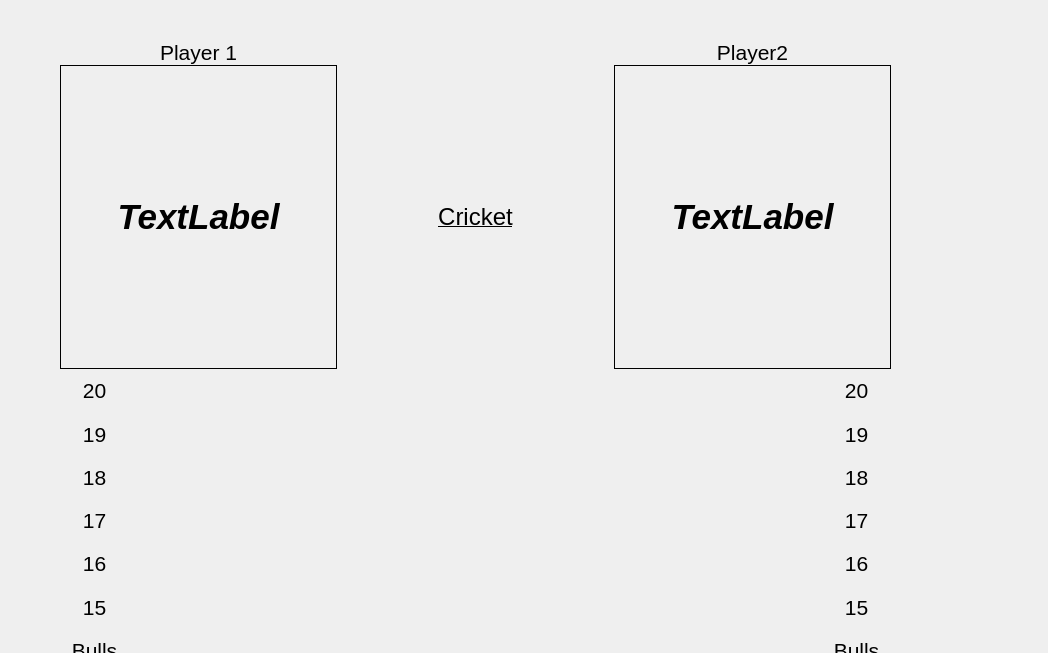
<?xml version="1.0" encoding="UTF-8"?>
<ui version="4.0">
 <class>Cricket</class>
 <widget class="QDialog" name="Cricket">
  <property name="geometry">
   <rect>
    <x>0</x>
    <y>0</y>
    <width>1048</width>
    <height>653</height>
   </rect>
  </property>
  <property name="windowTitle">
   <string>Dialog</string>
  </property>
  <property name="styleSheet">
   <string notr="true">background:QColor(190,80,200);</string>
  </property>
  <widget class="QWidget" name="gridLayoutWidget">
   <property name="geometry">
    <rect>
     <x>0</x>
     <y>0</y>
     <width>951</width>
     <height>712</height>
    </rect>
   </property>
   <layout class="QGridLayout" name="gridLayout">
    <property name="spacing">
     <number>0</number>
    </property>
    <item row="2" column="4">
     <widget class="QLabel" name="player2_score_label">
      <property name="sizePolicy">
       <sizepolicy hsizetype="Minimum" vsizetype="Minimum">
        <horstretch>0</horstretch>
        <verstretch>0</verstretch>
       </sizepolicy>
      </property>
      <property name="minimumSize">
       <size>
        <width>30</width>
        <height>50</height>
       </size>
      </property>
      <property name="font">
       <font>
        <pointsize>26</pointsize>
        <weight>75</weight>
        <italic>true</italic>
        <bold>true</bold>
       </font>
      </property>
      <property name="styleSheet">
       <string notr="true">background:QColor(80,100,255);</string>
      </property>
      <property name="frameShape">
       <enum>QFrame::Box</enum>
      </property>
      <property name="text">
       <string>TextLabel</string>
      </property>
      <property name="alignment">
       <set>Qt::AlignCenter</set>
      </property>
     </widget>
    </item>
    <item row="0" column="5">
     <spacer name="verticalSpacer_4">
      <property name="orientation">
       <enum>Qt::Vertical</enum>
      </property>
      <property name="sizeType">
       <enum>QSizePolicy::Fixed</enum>
      </property>
      <property name="sizeHint" stdset="0">
       <size>
        <width>20</width>
        <height>40</height>
       </size>
      </property>
     </spacer>
    </item>
    <item row="2" column="0">
     <spacer name="horizontalSpacer_2">
      <property name="orientation">
       <enum>Qt::Horizontal</enum>
      </property>
      <property name="sizeType">
       <enum>QSizePolicy::Fixed</enum>
      </property>
      <property name="sizeHint" stdset="0">
       <size>
        <width>40</width>
        <height>20</height>
       </size>
      </property>
     </spacer>
    </item>
    <item row="2" column="6">
     <spacer name="horizontalSpacer_3">
      <property name="orientation">
       <enum>Qt::Horizontal</enum>
      </property>
      <property name="sizeType">
       <enum>QSizePolicy::Fixed</enum>
      </property>
      <property name="sizeHint" stdset="0">
       <size>
        <width>40</width>
        <height>20</height>
       </size>
      </property>
     </spacer>
    </item>
    <item row="4" column="2">
     <spacer name="verticalSpacer_2">
      <property name="orientation">
       <enum>Qt::Vertical</enum>
      </property>
      <property name="sizeType">
       <enum>QSizePolicy::Fixed</enum>
      </property>
      <property name="sizeHint" stdset="0">
       <size>
        <width>20</width>
        <height>40</height>
       </size>
      </property>
     </spacer>
    </item>
    <item row="4" column="4">
     <spacer name="verticalSpacer">
      <property name="orientation">
       <enum>Qt::Vertical</enum>
      </property>
      <property name="sizeType">
       <enum>QSizePolicy::Fixed</enum>
      </property>
      <property name="sizeHint" stdset="0">
       <size>
        <width>20</width>
        <height>40</height>
       </size>
      </property>
     </spacer>
    </item>
    <item row="2" column="3">
     <widget class="QLabel" name="label_27">
      <property name="sizePolicy">
       <sizepolicy hsizetype="Preferred" vsizetype="Preferred">
        <horstretch>0</horstretch>
        <verstretch>0</verstretch>
       </sizepolicy>
      </property>
      <property name="font">
       <font>
        <pointsize>18</pointsize>
        <weight>50</weight>
        <italic>false</italic>
        <bold>false</bold>
        <underline>true</underline>
       </font>
      </property>
      <property name="styleSheet">
       <string notr="true">background:QColor(190,80,200);</string>
      </property>
      <property name="text">
       <string>Cricket</string>
      </property>
      <property name="alignment">
       <set>Qt::AlignCenter</set>
      </property>
     </widget>
    </item>
    <item row="3" column="4">
     <layout class="QGridLayout" name="gridLayout_3">
      <property name="spacing">
       <number>0</number>
      </property>
      <item row="6" column="2">
       <widget class="QLabel" name="player2_target_bulls_3_label">
        <property name="styleSheet">
         <string notr="true">background:QColor(200,60,255);</string>
        </property>
        <property name="text">
         <string/>
        </property>
        <property name="pixmap">
         <pixmap resource="resources.qrc">:/imgs/images/vectorRed[5442].png</pixmap>
        </property>
       </widget>
      </item>
      <item row="4" column="3">
       <widget class="QLabel" name="player2_16_label">
        <property name="font">
         <font>
          <pointsize>16</pointsize>
         </font>
        </property>
        <property name="styleSheet">
         <string notr="true">background:QColor(100,150,255);</string>
        </property>
        <property name="text">
         <string>16</string>
        </property>
        <property name="alignment">
         <set>Qt::AlignCenter</set>
        </property>
       </widget>
      </item>
      <item row="0" column="2">
       <widget class="QLabel" name="player2_target_20_3_label">
        <property name="styleSheet">
         <string notr="true">background:QColor(200,60,255);</string>
        </property>
        <property name="text">
         <string/>
        </property>
        <property name="pixmap">
         <pixmap resource="resources.qrc">:/imgs/images/vectorRed[5442].png</pixmap>
        </property>
       </widget>
      </item>
      <item row="0" column="0">
       <widget class="QLabel" name="player2_target_20_1_label">
        <property name="styleSheet">
         <string notr="true">background:QColor(200,60,255);</string>
        </property>
        <property name="text">
         <string/>
        </property>
        <property name="pixmap">
         <pixmap resource="resources.qrc">:/imgs/images/vectorRed[5442].png</pixmap>
        </property>
       </widget>
      </item>
      <item row="2" column="0">
       <widget class="QLabel" name="player2_target_18_1_label">
        <property name="styleSheet">
         <string notr="true">background:QColor(200,60,255);</string>
        </property>
        <property name="text">
         <string/>
        </property>
        <property name="pixmap">
         <pixmap resource="resources.qrc">:/imgs/images/vectorRed[5442].png</pixmap>
        </property>
       </widget>
      </item>
      <item row="3" column="0">
       <widget class="QLabel" name="player2_target_17_1_label">
        <property name="styleSheet">
         <string notr="true">background:QColor(200,60,255);</string>
        </property>
        <property name="text">
         <string/>
        </property>
        <property name="pixmap">
         <pixmap resource="resources.qrc">:/imgs/images/vectorRed[5442].png</pixmap>
        </property>
       </widget>
      </item>
      <item row="6" column="3">
       <widget class="QLabel" name="player2_bulls_label">
        <property name="font">
         <font>
          <pointsize>16</pointsize>
         </font>
        </property>
        <property name="styleSheet">
         <string notr="true">background:QColor(100,150,255);</string>
        </property>
        <property name="text">
         <string>Bulls</string>
        </property>
        <property name="alignment">
         <set>Qt::AlignCenter</set>
        </property>
       </widget>
      </item>
      <item row="1" column="3">
       <widget class="QLabel" name="player2_19_label">
        <property name="font">
         <font>
          <pointsize>16</pointsize>
         </font>
        </property>
        <property name="styleSheet">
         <string notr="true">background:QColor(100,150,255);</string>
        </property>
        <property name="text">
         <string>19</string>
        </property>
        <property name="alignment">
         <set>Qt::AlignCenter</set>
        </property>
       </widget>
      </item>
      <item row="5" column="1">
       <widget class="QLabel" name="player2_target_15_2_label">
        <property name="styleSheet">
         <string notr="true">background:QColor(200,60,255);</string>
        </property>
        <property name="text">
         <string/>
        </property>
        <property name="pixmap">
         <pixmap resource="resources.qrc">:/imgs/images/vectorRed[5442].png</pixmap>
        </property>
       </widget>
      </item>
      <item row="1" column="1">
       <widget class="QLabel" name="player2_target_19_2_label">
        <property name="styleSheet">
         <string notr="true">background:QColor(200,60,255);</string>
        </property>
        <property name="text">
         <string/>
        </property>
        <property name="pixmap">
         <pixmap resource="resources.qrc">:/imgs/images/vectorRed[5442].png</pixmap>
        </property>
       </widget>
      </item>
      <item row="5" column="3">
       <widget class="QLabel" name="player2_15_label">
        <property name="font">
         <font>
          <pointsize>16</pointsize>
         </font>
        </property>
        <property name="styleSheet">
         <string notr="true">background:QColor(100,150,255);</string>
        </property>
        <property name="text">
         <string>15</string>
        </property>
        <property name="alignment">
         <set>Qt::AlignCenter</set>
        </property>
       </widget>
      </item>
      <item row="0" column="3">
       <widget class="QLabel" name="player2_20_label">
        <property name="font">
         <font>
          <pointsize>16</pointsize>
         </font>
        </property>
        <property name="styleSheet">
         <string notr="true">background:QColor(100,150,255);</string>
        </property>
        <property name="text">
         <string>20</string>
        </property>
        <property name="alignment">
         <set>Qt::AlignCenter</set>
        </property>
       </widget>
      </item>
      <item row="6" column="0">
       <widget class="QLabel" name="player2_target_bulls_1_label">
        <property name="styleSheet">
         <string notr="true">background:QColor(200,60,255);</string>
        </property>
        <property name="text">
         <string/>
        </property>
        <property name="pixmap">
         <pixmap resource="resources.qrc">:/imgs/images/vectorRed[5442].png</pixmap>
        </property>
       </widget>
      </item>
      <item row="1" column="0">
       <widget class="QLabel" name="player2_target_19_1_label">
        <property name="styleSheet">
         <string notr="true">background:QColor(200,60,255);</string>
        </property>
        <property name="text">
         <string/>
        </property>
        <property name="pixmap">
         <pixmap resource="resources.qrc">:/imgs/images/vectorRed[5442].png</pixmap>
        </property>
       </widget>
      </item>
      <item row="2" column="2">
       <widget class="QLabel" name="player2_target_18_3_label">
        <property name="styleSheet">
         <string notr="true">background:QColor(200,60,255);</string>
        </property>
        <property name="text">
         <string/>
        </property>
        <property name="pixmap">
         <pixmap resource="resources.qrc">:/imgs/images/vectorRed[5442].png</pixmap>
        </property>
       </widget>
      </item>
      <item row="3" column="2">
       <widget class="QLabel" name="player2_target_17_3_label">
        <property name="styleSheet">
         <string notr="true">background:QColor(200,60,255);</string>
        </property>
        <property name="text">
         <string/>
        </property>
        <property name="pixmap">
         <pixmap resource="resources.qrc">:/imgs/images/vectorRed[5442].png</pixmap>
        </property>
       </widget>
      </item>
      <item row="0" column="1">
       <widget class="QLabel" name="player2_target_20_2_label">
        <property name="styleSheet">
         <string notr="true">background:QColor(200,60,255);</string>
        </property>
        <property name="text">
         <string/>
        </property>
        <property name="pixmap">
         <pixmap resource="resources.qrc">:/imgs/images/vectorRed[5442].png</pixmap>
        </property>
       </widget>
      </item>
      <item row="4" column="1">
       <widget class="QLabel" name="player2_target_16_2_label">
        <property name="styleSheet">
         <string notr="true">background:QColor(200,60,255);</string>
        </property>
        <property name="text">
         <string/>
        </property>
        <property name="pixmap">
         <pixmap resource="resources.qrc">:/imgs/images/vectorRed[5442].png</pixmap>
        </property>
       </widget>
      </item>
      <item row="4" column="2">
       <widget class="QLabel" name="player2_target_16_3_label">
        <property name="styleSheet">
         <string notr="true">background:QColor(200,60,255);</string>
        </property>
        <property name="text">
         <string/>
        </property>
        <property name="pixmap">
         <pixmap resource="resources.qrc">:/imgs/images/vectorRed[5442].png</pixmap>
        </property>
       </widget>
      </item>
      <item row="6" column="1">
       <widget class="QLabel" name="player2_target_bulls_2_label">
        <property name="styleSheet">
         <string notr="true">background:QColor(200,60,255);</string>
        </property>
        <property name="text">
         <string/>
        </property>
        <property name="pixmap">
         <pixmap resource="resources.qrc">:/imgs/images/vectorRed[5442].png</pixmap>
        </property>
       </widget>
      </item>
      <item row="4" column="0">
       <widget class="QLabel" name="player2_target_16_1_label">
        <property name="styleSheet">
         <string notr="true">background:QColor(200,60,255);</string>
        </property>
        <property name="text">
         <string/>
        </property>
        <property name="pixmap">
         <pixmap resource="resources.qrc">:/imgs/images/vectorRed[5442].png</pixmap>
        </property>
       </widget>
      </item>
      <item row="3" column="3">
       <widget class="QLabel" name="player2_17_label">
        <property name="font">
         <font>
          <pointsize>16</pointsize>
         </font>
        </property>
        <property name="styleSheet">
         <string notr="true">background:QColor(100,150,255);</string>
        </property>
        <property name="text">
         <string>17</string>
        </property>
        <property name="alignment">
         <set>Qt::AlignCenter</set>
        </property>
       </widget>
      </item>
      <item row="3" column="1">
       <widget class="QLabel" name="player2_target_17_2_label">
        <property name="styleSheet">
         <string notr="true">background:QColor(200,60,255);</string>
        </property>
        <property name="text">
         <string/>
        </property>
        <property name="pixmap">
         <pixmap resource="resources.qrc">:/imgs/images/vectorRed[5442].png</pixmap>
        </property>
       </widget>
      </item>
      <item row="2" column="1">
       <widget class="QLabel" name="player2_target_18_2_label">
        <property name="styleSheet">
         <string notr="true">background:QColor(200,60,255);</string>
        </property>
        <property name="text">
         <string/>
        </property>
        <property name="pixmap">
         <pixmap resource="resources.qrc">:/imgs/images/vectorRed[5442].png</pixmap>
        </property>
       </widget>
      </item>
      <item row="5" column="0">
       <widget class="QLabel" name="player2_target_15_1_label">
        <property name="styleSheet">
         <string notr="true">background:QColor(200,60,255);</string>
        </property>
        <property name="text">
         <string/>
        </property>
        <property name="pixmap">
         <pixmap resource="resources.qrc">:/imgs/images/vectorRed[5442].png</pixmap>
        </property>
       </widget>
      </item>
      <item row="1" column="2">
       <widget class="QLabel" name="player2_target_19_3_label">
        <property name="styleSheet">
         <string notr="true">background:QColor(200,60,255);</string>
        </property>
        <property name="text">
         <string/>
        </property>
        <property name="pixmap">
         <pixmap resource="resources.qrc">:/imgs/images/vectorRed[5442].png</pixmap>
        </property>
       </widget>
      </item>
      <item row="5" column="2">
       <widget class="QLabel" name="player2_target_15_3_label">
        <property name="styleSheet">
         <string notr="true">background:QColor(200,60,255);</string>
        </property>
        <property name="text">
         <string/>
        </property>
        <property name="pixmap">
         <pixmap resource="resources.qrc">:/imgs/images/vectorRed[5442].png</pixmap>
        </property>
       </widget>
      </item>
      <item row="2" column="3">
       <widget class="QLabel" name="player2_18_label">
        <property name="font">
         <font>
          <pointsize>16</pointsize>
         </font>
        </property>
        <property name="styleSheet">
         <string notr="true">background:QColor(100,150,255);</string>
        </property>
        <property name="text">
         <string>18</string>
        </property>
        <property name="alignment">
         <set>Qt::AlignCenter</set>
        </property>
       </widget>
      </item>
     </layout>
    </item>
    <item row="3" column="2">
     <layout class="QGridLayout" name="gridLayout_2">
      <property name="spacing">
       <number>0</number>
      </property>
      <item row="3" column="3">
       <widget class="QLabel" name="player1_target_17_3_label">
        <property name="styleSheet">
         <string notr="true">background:QColor(200,60,255);</string>
        </property>
        <property name="text">
         <string/>
        </property>
        <property name="pixmap">
         <pixmap resource="resources.qrc">:/imgs/images/vectorRed[5442].png</pixmap>
        </property>
       </widget>
      </item>
      <item row="1" column="0">
       <widget class="QLabel" name="player1_19_label">
        <property name="font">
         <font>
          <pointsize>16</pointsize>
         </font>
        </property>
        <property name="styleSheet">
         <string notr="true">background:QColor(100,150,255);</string>
        </property>
        <property name="text">
         <string>19</string>
        </property>
        <property name="alignment">
         <set>Qt::AlignCenter</set>
        </property>
       </widget>
      </item>
      <item row="3" column="0">
       <widget class="QLabel" name="player1_17_label">
        <property name="font">
         <font>
          <pointsize>16</pointsize>
         </font>
        </property>
        <property name="styleSheet">
         <string notr="true">background:QColor(100,150,255);</string>
        </property>
        <property name="text">
         <string>17</string>
        </property>
        <property name="alignment">
         <set>Qt::AlignCenter</set>
        </property>
       </widget>
      </item>
      <item row="2" column="1">
       <widget class="QLabel" name="player1_target_18_1_label">
        <property name="styleSheet">
         <string notr="true">background:QColor(200,60,255);</string>
        </property>
        <property name="text">
         <string/>
        </property>
        <property name="pixmap">
         <pixmap resource="resources.qrc">:/imgs/images/vectorRed[5442].png</pixmap>
        </property>
       </widget>
      </item>
      <item row="4" column="3">
       <widget class="QLabel" name="player1_target_16_3_label">
        <property name="styleSheet">
         <string notr="true">background:QColor(200,60,255);</string>
        </property>
        <property name="text">
         <string/>
        </property>
        <property name="pixmap">
         <pixmap resource="resources.qrc">:/imgs/images/vectorRed[5442].png</pixmap>
        </property>
       </widget>
      </item>
      <item row="2" column="3">
       <widget class="QLabel" name="player1_target_18_3_label">
        <property name="styleSheet">
         <string notr="true">background:QColor(200,60,255);</string>
        </property>
        <property name="text">
         <string/>
        </property>
        <property name="pixmap">
         <pixmap resource="resources.qrc">:/imgs/images/vectorRed[5442].png</pixmap>
        </property>
       </widget>
      </item>
      <item row="1" column="2">
       <widget class="QLabel" name="player1_target_19_2_label">
        <property name="styleSheet">
         <string notr="true">background:QColor(200,60,255);</string>
        </property>
        <property name="text">
         <string/>
        </property>
        <property name="pixmap">
         <pixmap resource="resources.qrc">:/imgs/images/vectorRed[5442].png</pixmap>
        </property>
       </widget>
      </item>
      <item row="4" column="2">
       <widget class="QLabel" name="player1_target_16_2_label">
        <property name="styleSheet">
         <string notr="true">background:QColor(200,60,255);</string>
        </property>
        <property name="text">
         <string/>
        </property>
        <property name="pixmap">
         <pixmap resource="resources.qrc">:/imgs/images/vectorRed[5442].png</pixmap>
        </property>
       </widget>
      </item>
      <item row="4" column="1">
       <widget class="QLabel" name="player1_target_16_1_label">
        <property name="styleSheet">
         <string notr="true">background:QColor(200,60,255);</string>
        </property>
        <property name="text">
         <string/>
        </property>
        <property name="pixmap">
         <pixmap resource="resources.qrc">:/imgs/images/vectorRed[5442].png</pixmap>
        </property>
       </widget>
      </item>
      <item row="5" column="3">
       <widget class="QLabel" name="player1_target_15_3_label">
        <property name="styleSheet">
         <string notr="true">background:QColor(200,60,255);</string>
        </property>
        <property name="text">
         <string/>
        </property>
        <property name="pixmap">
         <pixmap resource="resources.qrc">:/imgs/images/vectorRed[5442].png</pixmap>
        </property>
       </widget>
      </item>
      <item row="6" column="1">
       <widget class="QLabel" name="player1_target_bulls_1_label">
        <property name="styleSheet">
         <string notr="true">background:QColor(200,60,255);</string>
        </property>
        <property name="text">
         <string/>
        </property>
        <property name="pixmap">
         <pixmap resource="resources.qrc">:/imgs/images/vectorRed[5442].png</pixmap>
        </property>
       </widget>
      </item>
      <item row="6" column="3">
       <widget class="QLabel" name="player1_target_bulls_3_label">
        <property name="styleSheet">
         <string notr="true">background:QColor(200,60,255);</string>
        </property>
        <property name="text">
         <string/>
        </property>
        <property name="pixmap">
         <pixmap resource="resources.qrc">:/imgs/images/vectorRed[5442].png</pixmap>
        </property>
       </widget>
      </item>
      <item row="1" column="3">
       <widget class="QLabel" name="player1_target_19_3_label">
        <property name="styleSheet">
         <string notr="true">background:QColor(200,60,255);</string>
        </property>
        <property name="text">
         <string/>
        </property>
        <property name="pixmap">
         <pixmap resource="resources.qrc">:/imgs/images/vectorRed[5442].png</pixmap>
        </property>
       </widget>
      </item>
      <item row="5" column="2">
       <widget class="QLabel" name="player1_target_15_2_label">
        <property name="styleSheet">
         <string notr="true">background:QColor(200,60,255);</string>
        </property>
        <property name="text">
         <string/>
        </property>
        <property name="pixmap">
         <pixmap resource="resources.qrc">:/imgs/images/vectorRed[5442].png</pixmap>
        </property>
       </widget>
      </item>
      <item row="3" column="2">
       <widget class="QLabel" name="player1_target_17_2_label">
        <property name="styleSheet">
         <string notr="true">background:QColor(200,60,255);</string>
        </property>
        <property name="text">
         <string/>
        </property>
        <property name="pixmap">
         <pixmap resource="resources.qrc">:/imgs/images/vectorRed[5442].png</pixmap>
        </property>
       </widget>
      </item>
      <item row="2" column="0">
       <widget class="QLabel" name="player1_18_label">
        <property name="font">
         <font>
          <pointsize>16</pointsize>
         </font>
        </property>
        <property name="styleSheet">
         <string notr="true">background:QColor(100,150,255);</string>
        </property>
        <property name="text">
         <string>18</string>
        </property>
        <property name="alignment">
         <set>Qt::AlignCenter</set>
        </property>
       </widget>
      </item>
      <item row="3" column="1">
       <widget class="QLabel" name="player1_target_17_1_label">
        <property name="styleSheet">
         <string notr="true">background:QColor(200,60,255);</string>
        </property>
        <property name="text">
         <string/>
        </property>
        <property name="pixmap">
         <pixmap resource="resources.qrc">:/imgs/images/vectorRed[5442].png</pixmap>
        </property>
       </widget>
      </item>
      <item row="1" column="1">
       <widget class="QLabel" name="player1_target_19_1_label">
        <property name="styleSheet">
         <string notr="true">background:QColor(200,60,255);
</string>
        </property>
        <property name="text">
         <string/>
        </property>
        <property name="pixmap">
         <pixmap resource="resources.qrc">:/imgs/images/vectorRed[5442].png</pixmap>
        </property>
       </widget>
      </item>
      <item row="0" column="1">
       <widget class="QLabel" name="player1_target_20_1_label">
        <property name="styleSheet">
         <string notr="true">background:QColor(200,60,255);</string>
        </property>
        <property name="text">
         <string/>
        </property>
        <property name="pixmap">
         <pixmap resource="resources.qrc">:/imgs/images/vectorRed[5442].png</pixmap>
        </property>
       </widget>
      </item>
      <item row="4" column="0">
       <widget class="QLabel" name="player1_16_label">
        <property name="font">
         <font>
          <pointsize>16</pointsize>
         </font>
        </property>
        <property name="styleSheet">
         <string notr="true">background:QColor(100,150,255);</string>
        </property>
        <property name="text">
         <string>16</string>
        </property>
        <property name="alignment">
         <set>Qt::AlignCenter</set>
        </property>
       </widget>
      </item>
      <item row="5" column="0">
       <widget class="QLabel" name="player1_15_label">
        <property name="font">
         <font>
          <pointsize>16</pointsize>
         </font>
        </property>
        <property name="styleSheet">
         <string notr="true">background:QColor(100,150,255);</string>
        </property>
        <property name="text">
         <string>15</string>
        </property>
        <property name="alignment">
         <set>Qt::AlignCenter</set>
        </property>
       </widget>
      </item>
      <item row="0" column="3">
       <widget class="QLabel" name="player1_target_20_3_label">
        <property name="styleSheet">
         <string notr="true">background:QColor(200,60,255);</string>
        </property>
        <property name="text">
         <string/>
        </property>
        <property name="pixmap">
         <pixmap resource="resources.qrc">:/imgs/images/vectorRed[5442].png</pixmap>
        </property>
       </widget>
      </item>
      <item row="6" column="0">
       <widget class="QLabel" name="player1_bulls_label">
        <property name="font">
         <font>
          <pointsize>16</pointsize>
         </font>
        </property>
        <property name="styleSheet">
         <string notr="true">background:QColor(100,150,255);</string>
        </property>
        <property name="text">
         <string>Bulls</string>
        </property>
        <property name="alignment">
         <set>Qt::AlignCenter</set>
        </property>
       </widget>
      </item>
      <item row="5" column="1">
       <widget class="QLabel" name="player1_target_15_1_label">
        <property name="styleSheet">
         <string notr="true">background:QColor(200,60,255);</string>
        </property>
        <property name="text">
         <string/>
        </property>
        <property name="pixmap">
         <pixmap resource="resources.qrc">:/imgs/images/vectorRed[5442].png</pixmap>
        </property>
       </widget>
      </item>
      <item row="2" column="2">
       <widget class="QLabel" name="player1_target_18_2_label">
        <property name="styleSheet">
         <string notr="true">background:QColor(200,60,255);</string>
        </property>
        <property name="text">
         <string/>
        </property>
        <property name="pixmap">
         <pixmap resource="resources.qrc">:/imgs/images/vectorRed[5442].png</pixmap>
        </property>
       </widget>
      </item>
      <item row="6" column="2">
       <widget class="QLabel" name="player1_target_bulls_2_label">
        <property name="styleSheet">
         <string notr="true">background:QColor(200,60,255);</string>
        </property>
        <property name="text">
         <string/>
        </property>
        <property name="pixmap">
         <pixmap resource="resources.qrc">:/imgs/images/vectorRed[5442].png</pixmap>
        </property>
       </widget>
      </item>
      <item row="0" column="0">
       <widget class="QLabel" name="player1_20_label">
        <property name="font">
         <font>
          <pointsize>16</pointsize>
         </font>
        </property>
        <property name="styleSheet">
         <string notr="true">background:QColor(100,150,255);</string>
        </property>
        <property name="text">
         <string>20</string>
        </property>
        <property name="alignment">
         <set>Qt::AlignCenter</set>
        </property>
       </widget>
      </item>
      <item row="0" column="2">
       <widget class="QLabel" name="player1_target_20_2_label">
        <property name="styleSheet">
         <string notr="true">background:QColor(200,60,255);</string>
        </property>
        <property name="text">
         <string/>
        </property>
        <property name="pixmap">
         <pixmap resource="resources.qrc">:/imgs/images/vectorRed[5442].png</pixmap>
        </property>
       </widget>
      </item>
     </layout>
    </item>
    <item row="0" column="1">
     <spacer name="verticalSpacer_3">
      <property name="orientation">
       <enum>Qt::Vertical</enum>
      </property>
      <property name="sizeType">
       <enum>QSizePolicy::Fixed</enum>
      </property>
      <property name="sizeHint" stdset="0">
       <size>
        <width>20</width>
        <height>40</height>
       </size>
      </property>
     </spacer>
    </item>
    <item row="3" column="3">
     <layout class="QGridLayout" name="gridLayout_4">
      <property name="spacing">
       <number>0</number>
      </property>
      <item row="0" column="0">
       <widget class="QLabel" name="label_60">
        <property name="styleSheet">
         <string notr="true">background:QColor(200,60,255);</string>
        </property>
        <property name="text">
         <string/>
        </property>
        <property name="alignment">
         <set>Qt::AlignCenter</set>
        </property>
       </widget>
      </item>
     </layout>
    </item>
    <item row="1" column="4">
     <widget class="QLabel" name="label_5">
      <property name="sizePolicy">
       <sizepolicy hsizetype="Minimum" vsizetype="Fixed">
        <horstretch>0</horstretch>
        <verstretch>0</verstretch>
       </sizepolicy>
      </property>
      <property name="font">
       <font>
        <pointsize>16</pointsize>
       </font>
      </property>
      <property name="styleSheet">
       <string notr="true">background:QColor(80,150,255);</string>
      </property>
      <property name="frameShape">
       <enum>QFrame::NoFrame</enum>
      </property>
      <property name="text">
       <string>Player2</string>
      </property>
      <property name="alignment">
       <set>Qt::AlignCenter</set>
      </property>
     </widget>
    </item>
    <item row="2" column="2">
     <widget class="QLabel" name="player1_score_label">
      <property name="sizePolicy">
       <sizepolicy hsizetype="Minimum" vsizetype="Minimum">
        <horstretch>0</horstretch>
        <verstretch>0</verstretch>
       </sizepolicy>
      </property>
      <property name="minimumSize">
       <size>
        <width>30</width>
        <height>50</height>
       </size>
      </property>
      <property name="font">
       <font>
        <pointsize>26</pointsize>
        <weight>75</weight>
        <italic>true</italic>
        <bold>true</bold>
       </font>
      </property>
      <property name="styleSheet">
       <string notr="true">background:QColor(80,100,255);
</string>
      </property>
      <property name="frameShape">
       <enum>QFrame::Box</enum>
      </property>
      <property name="text">
       <string>TextLabel</string>
      </property>
      <property name="alignment">
       <set>Qt::AlignCenter</set>
      </property>
     </widget>
    </item>
    <item row="1" column="2">
     <widget class="QLabel" name="label_4">
      <property name="sizePolicy">
       <sizepolicy hsizetype="Minimum" vsizetype="Fixed">
        <horstretch>0</horstretch>
        <verstretch>0</verstretch>
       </sizepolicy>
      </property>
      <property name="font">
       <font>
        <pointsize>16</pointsize>
       </font>
      </property>
      <property name="styleSheet">
       <string notr="true">background:QColor(80,150,255);
</string>
      </property>
      <property name="text">
       <string>Player 1</string>
      </property>
      <property name="alignment">
       <set>Qt::AlignCenter</set>
      </property>
     </widget>
    </item>
   </layout>
  </widget>
 </widget>
 <resources>
  <include location="resources.qrc"/>
 </resources>
 <connections/>
</ui>
